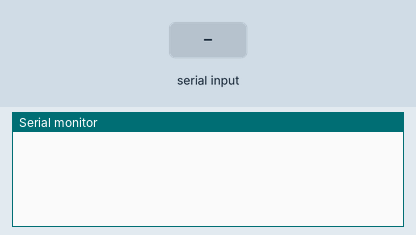
A sketch run on a simulated Arduino Mega 2560, built with avr-gcc and run on an emulated ATmega2560. On the bench: the last lines printed to the serial monitor. Inputs (shaded band) come from the test bench.

Above: at 1.2 s.
1.3 s: "1\n" received over Serial
At 1.8 s:
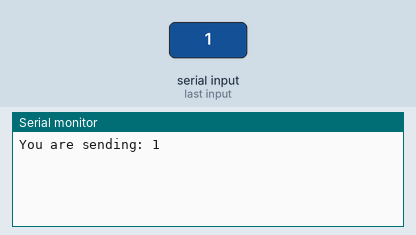
2.8 s: "1\n" received over the second serial link
At 3.5 s:
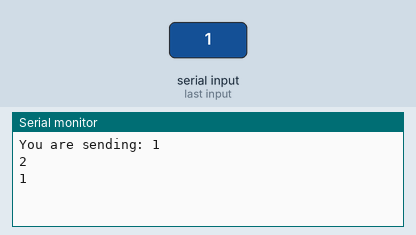
4.3 s: "0\n" received over Serial
At 5.3 s:
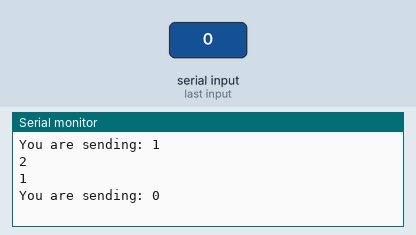
5.8 s: "0\n" received over the second serial link
At 7.0 s:
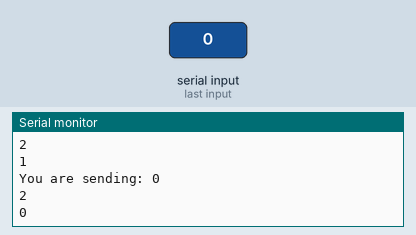
Timing chart, 0 to 8.3 s (numbered marks = the images above; inputs shaded):
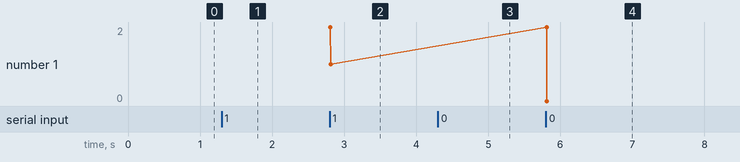

The sketch:

MURI_Ground_Station.ino
```cpp
#define RFD_SERIAL Serial1
#define RFD_BAUD 38400  // This is the baud all of our RFDs communicate at. They can be changed to something else, but you have to make sure these always match up.

char receive_packet[100]; // Make sure the size of this array is larger than your largest data string will be. In this case, 100 characters is the max.
char transmit_packet[100];
String read_packet;

void setup() {
  Serial.begin(9600);
  RFD_SERIAL.begin(RFD_BAUD);
}

void loop() {
  if(RFD_SERIAL.available()>0){                   // Checks for any incoming bytes
    delay(10);                                    // Bytes will be received one at a time unless you add a small delay so the buffer fills with your message
    int incomingBytes = RFD_SERIAL.available();   // Checks number of total bytes to be read
    Serial.println(incomingBytes);                // Just for testing to see if delay is sufficient to receive all bytes.
    for(int i=0; i<incomingBytes; i++)
    {
      receive_packet[i] = RFD_SERIAL.read();      // Reads bytes one at a time and stores them in a character array.
    }

    Serial.println(receive_packet);               // prints whole character array

    for(int k=0; k<sizeof(receive_packet); k++)
    {
      receive_packet[k] = '\0';                   // Clear the bytes
    }

  }

  if(Serial.available()>0) {
    delay(30);
    int serialBytes = Serial.available();
    read_packet = "";                             // Empty the string that reads to the serial terminal
    for(int j=0; j<serialBytes; j++)
    {
        transmit_packet[j] = Serial.read();           // Reads bytes one at a time and stores them in a character array.
        if(transmit_packet[j] != '\n') {
          read_packet += transmit_packet[j];
        }
    }
    RFD_SERIAL.print(transmit_packet);
    Serial.println("You are sending: " + read_packet);
    for(int k=0; k<sizeof(transmit_packet); k++)
    {
      transmit_packet[k] = '\0';                      // Clear the bytes
    }

  }

}
```

Measured:
- after the input at 1.3 s, the serial monitor: prints a new line at once (image 1)
- after the input at 2.8 s, the serial monitor: prints a new line at once (image 2)
- after the input at 4.3 s, the serial monitor: prints a new line at once (image 3)
- after the input at 5.8 s, the serial monitor: prints a new line at once (image 4)
